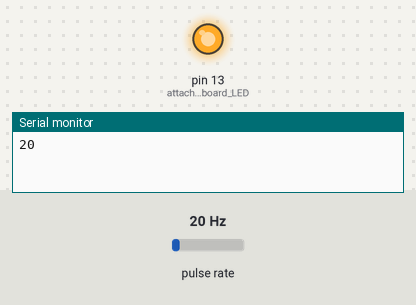
Bench run of a sketch on a simulated Arduino Uno, built with avr-gcc and run on an emulated ATmega328P. Parts: output pins drawn as LEDs (lit = HIGH), the last lines printed to the serial monitor. Wiring (inferred from the names in the program): pulse sensor: data pin 2. The test bench sets the inputs (shaded band); at power-on: pulse rate 20 Hz.

Above: at 2.2 s.
2.3 s: pulse rate (sensor on pin 2) set to 100 Hz
At 2.8 s:
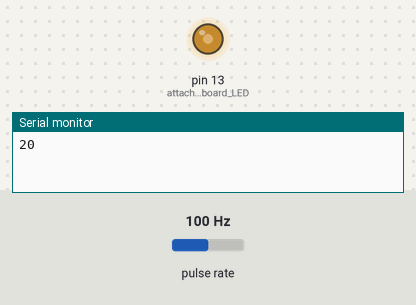
5.3 s: pulse rate (sensor on pin 2) set to 150 Hz
At 6.8 s:
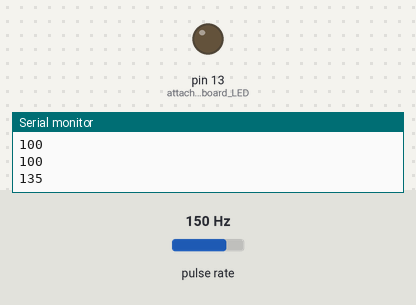
Timing chart, 0 to 8.6 s (numbered marks = the images above; inputs shaded):
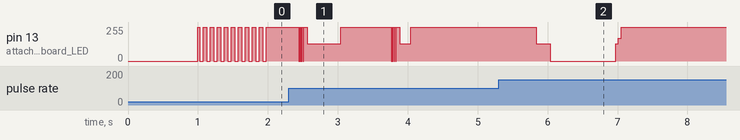

Measured:
- after the input at 5.3 s, pin 13 (attach_onboard_LED): 255/255 → 128/255 after 0.54 s, → 0/255 0.20 s later, → 255/255 0.93 s later

The sketch:

Datalogger1.ino
```cpp
//#This program is a part of Geiger Muller Pulse Counter working together with java app.
//# by K.D.

unsigned long tslr = 0;                   // time since last reset
int interval = 1000;                      // interval of x time
volatile int count = 0;                  // parameter for number of counts
int blinkCount = 0;
int state = LOW;                 // parameter for LED

void count_inc()
{
  ++count;                                //increase count by 1
}

void print_count()
{
  Serial.println(count);                    //  Printing the count that came from last time frame
  count = 0;                             //  Zeroing the count for next loop
}
void flash_led()
{
  state = !state;                         //change led state
  digitalWrite(13, state);
}

void setup()
{
  pinMode(2, INPUT);                      //  attach counting pin
  pinMode(13, OUTPUT);                     //  attach onboard LED
  digitalWrite(13, state);
  Serial.begin(9600);                     //  connecting UART
  delay(1000);                            //  delay to remove random voltage spikes
}

void loop()
{
  tslr = millis();//  obtaining reference
  attachInterrupt(0, count_inc, FALLING);
  while ((millis() - tslr) < interval)   //  counting time frame
  {
    if (blinkCount <= count)
    {
      flash_led();      //change the state of onboard LED to signal count change
      ++blinkCount;
    }
  }
  detachInterrupt(0);
  print_count();
}
```
